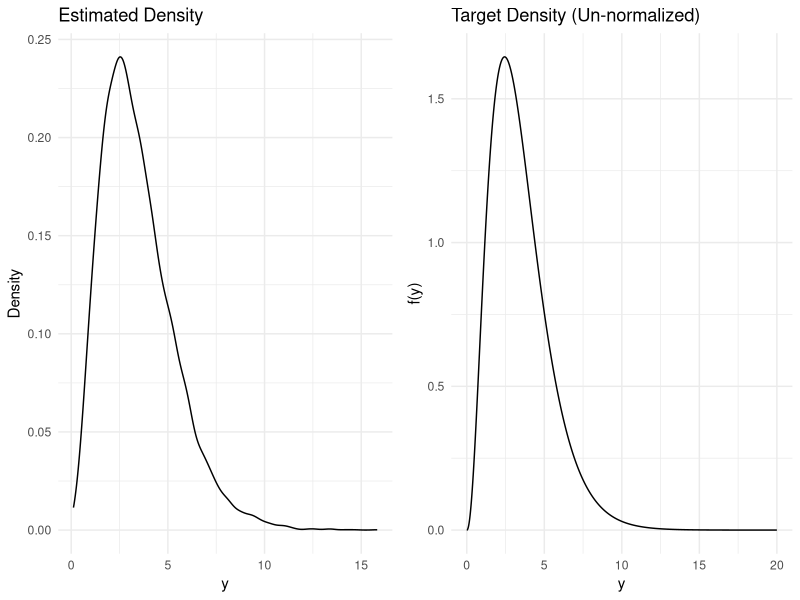

Here is the R script that generated this plot:
## ---- chunk 1
knitr::opts_chunk$set(echo = TRUE,message = F)
## ---- chunk 2
rm(list=ls())
library(tidyverse)
## ---- chunk 3
my_gamma_mix_sim <- function(size,theta){
  
  X <- rep(NA,size)
  
  p <- 2*gamma(theta)/(2*gamma(theta) + gamma(theta+0.5))
  
  for(i in 1:size){
    
    U <- rbinom(1,1,p)
    
    if(U == 1){
      
      X[i] <- rgamma(1,shape = theta,rate=1)
      
    }else{
      
      X[i] <- rgamma(1,shape = theta+1/2,rate=1)
      
    }
    
  }
  
  return(X)
  
  
  
}
## ---- chunk 4
set.seed(1022)

theta <- 3.25
my_simulated_gammamix <- my_gamma_mix_sim(size = 10000,theta=theta)

## ---- chunk 5
#simulated_gammamix <- bmixture::rmixgamma(n=10000,weight = c(p,1-p),
#                                          alpha = c(theta,theta+1/2),beta = rep(1,2)) 

#density_gammamix <- bmixture::dmixgamma(x=x,weight = c(p,1-p),
#                                        alpha = c(theta,theta+1/2),beta = rep(1,2)) 



#hist(simulated_gammamix,prob=T,nclass = 30,col = 'red')
#hist(my_simulated_gammamix,prob=T,nclass = 30,add=T,col = 'blue')
#lines(x,density_gammamix,type = 'l',lwd=3)
## ---- chunk 6

gy <- function(y,theta){(2*y^(theta-1) + y^(theta-1/2))*exp(-y)}

fy <- function(y,theta){sqrt(4+y)*y^(theta-1)*exp(-y)}

rejection_sampler <- function(n,theta,alpha){
  
  X <- rep(NA,n)
  
  p <- 2*gamma(theta)/(2*gamma(theta) + gamma(theta+0.5))
  
  accepted_ct <- 0 
  
  rejected_ct <- 0 
  
  i <- 1 
  
  while(accepted_ct < n){
    
    y <- my_gamma_mix_sim(size=1,theta=theta)
    
    gy <- gy(y=y,theta=theta)
    
    fy_set <- fy(y=y,theta=theta)
    
    U <- runif(1,0,1)
    
    if(U < fy_set/(alpha*gy)){
      
      X[i] <- y
      
      i <- i + 1
      
      accepted_ct <- accepted_ct + 1
      
    }else{
      
      rejected_ct <- rejected_ct + 1
      
    }
  
  }
  
  return(list('Sample'=X,'RejectCt'=rejected_ct))
}

## ---- chunk 7
#gy_density <- gy(y=x,theta=theta)
#fy_density <- fy(y=seq(0,20,length.out = 10000),theta=theta)

#plot(gy_density,type='l',col='blue')
#lines(fy_density,type = 'l',col='red')

#curve(sqrt(4+x)*x^(theta-1)*exp(-x),from = 0.001,to=15)

## ---- chunk 8

n <- 10000

rejection <- rejection_sampler(n=n,theta = theta,alpha=3)
fy_density <- fy(y=seq(0,20,length.out = 10000),theta=theta)


plot_df <- cbind.data.frame('Length'=seq(0,20,length.out = 10000),'RejectionSample'=rejection$Sample,'Target'=fy_density)

plot_df %>% 
  ggplot()+
  geom_density(aes(x=RejectionSample))+
  ylab('Density') + xlab('y') + 
  ggtitle('Estimated Density')+
  theme_minimal() -> plt_estimated_density

plot_df %>% 
  ggplot()+
  geom_line(aes(x=Length,y=Target))+
  theme_minimal() + ylab('f(y)') + xlab('y') +
  ggtitle('Target Density (Un-normalized)') -> plt_true_density

gridExtra::grid.arrange(plt_estimated_density,plt_true_density, ncol=2)


## ---- chunk 9

delta <- 0.7 # true value to be estimated based on the data
n <- 100
set.seed(123)
u <- rbinom(n, prob = delta, size = 1)
x <- rnorm(n, ifelse(u == 1, 7, 10), 0.5)

